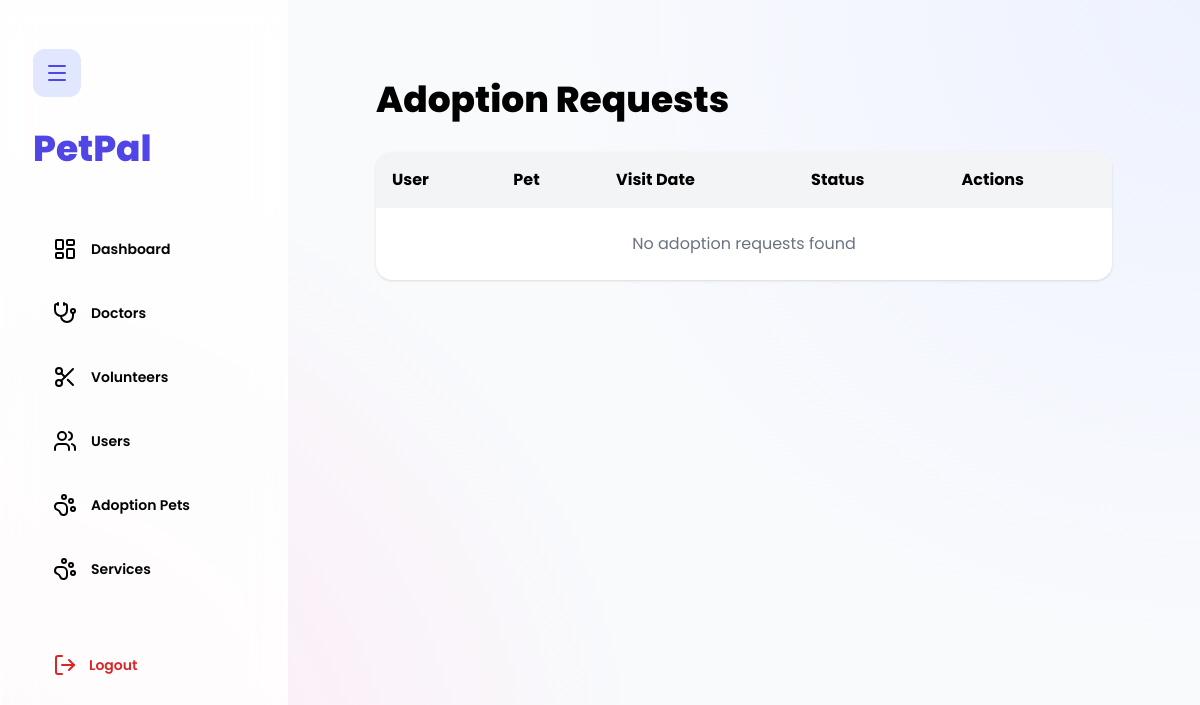
Page /petadmin/adoptions/ on the earlier database version.
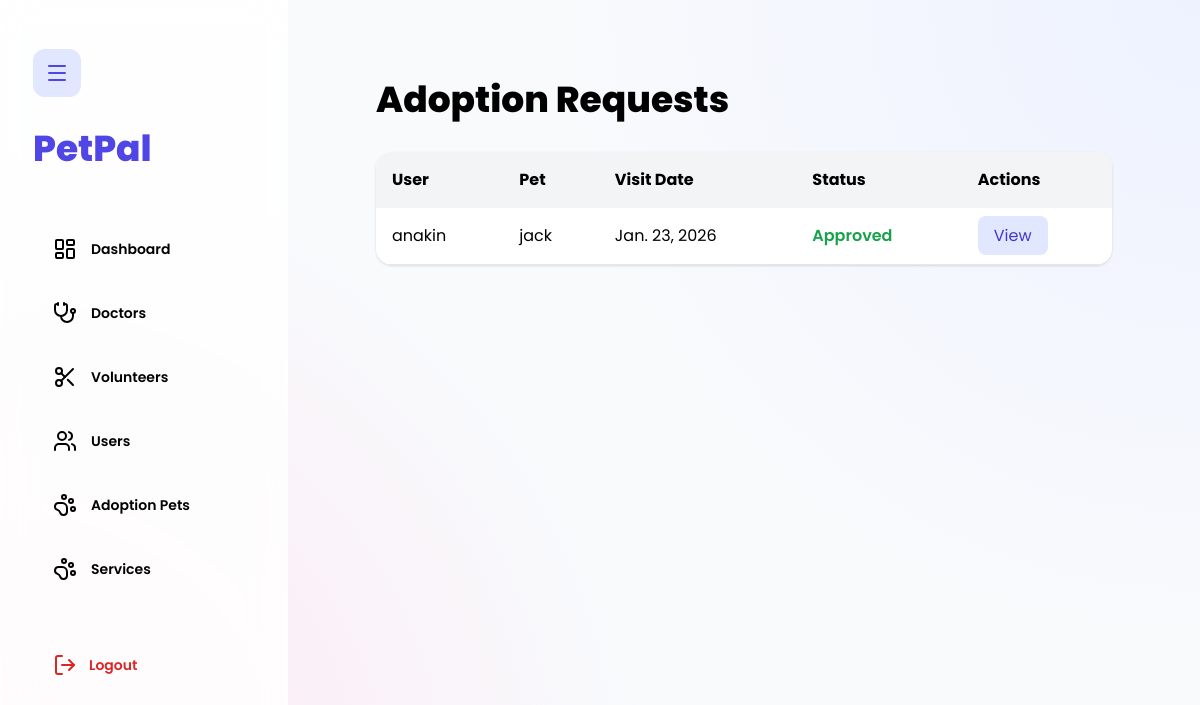
Same page on the later database version.
### petapp/models.py (models this page shows, shortened)
class AdoptionRequest(models.Model):
    user = models.ForeignKey(user_registration, on_delete=models.CASCADE)
    pet = models.ForeignKey(Pet, on_delete=models.CASCADE)
    status = models.CharField(
        max_length=20,
        choices=[
            ("Pending", "Pending"),
            ("Approved", "Approved"),
            ("Rejected", "Rejected")
        ],
        default="Pending"
    )
    visit_date = models.DateField(null=True, blank=True)
    created_at = models.DateTimeField(auto_now_add=True)

class user_registration(models.Model):
    name = models.CharField(max_length=100)
    username = models.CharField(max_length=100, unique=True)
    email = models.EmailField(unique=True)
    password = models.CharField(max_length=100)
    is_active = models.BooleanField(default=True)
    profile_image = models.ImageField(upload_to="profiles/", blank=True, null=True)
    is_email_verified = models.BooleanField(default=False)

class Pet(models.Model):
    STATUS_CHOICES = [
        ("available", "Available"),
        ("adopted", "Adopted"),
        ("hidden", "Hidden"),
    ]
    name = models.CharField(max_length=100)
    pet_type = models.CharField(max_length=100)
    age = models.PositiveIntegerField()
    description = models.TextField()
    image = models.ImageField(upload_to='pet_images/', blank=True, null=True)
    vaccinated = models.BooleanField(default=True)
    status = models.CharField(
        max_length=20,
        choices=STATUS_CHOICES,
        default="available"
    )

### Petadmin/views.py (the view)
# urls.py: path('adoptions/', views.adminAdoptions, name='adminAdoptions'),
def adminAdoptions(request):
    user_id = request.GET.get("user")
    adoptions = AdoptionRequest.objects.select_related("user", "pet")
    if user_id:
        adoptions = adoptions.filter(user_id=user_id)
        selected_user = user_registration.objects.get(id=user_id)
    else:
        selected_user = None
    return render(request, "Petadmin/adoptionRequest.html", {
        "adoptions": adoptions,
        "selected_user": selected_user
    })

### templates/Petadmin/adoptionRequest.html (shortened to what this page needs)
{% extends "petadmin/baseadmin.html" %}
{% block content %}
<div class="p-10">
  <h1 class="text-4xl font-extrabold mb-8">
    Adoption Requests
  </h1>
  <div class="bg-white rounded-2xl shadow overflow-hidden">
    <table class="w-full">
      <thead class="bg-gray-100">
        <tr>
          <th class="p-4 text-left">User</th>
          <th class="p-4 text-left">Pet</th>
          <th class="p-4 text-left">Visit Date</th>
          <th class="p-4 text-left">Status</th>
          <th class="p-4 text-left">Actions</th>
        </tr>
      </thead>
      <tbody>
        {% for a in adoptions %}
        <tr class="border-b">
          <td class="p-4">{{ a.user.name }}</td>
          <td class="p-4">{{ a.pet.name }}</td>
          <td class="p-4">{{ a.visit_date }}</td>
          <td class="p-4 font-semibold">
            {% if a.status == "Pending" %}
              <span class="text-yellow-600">Pending</span>
            {% elif a.status == "Approved" %}
              <span class="text-green-600">Approved</span>
            {% elif a.status == "Visited" %}
              <span class="text-blue-600">Visited</span>
            {% endif %}
          </td>
          <td class="p-4">
          <a href="{% url 'petadmin:adminAdoptionView' a.id %}"
   class="px-4 py-2 bg-indigo-100 text-indigo-700 rounded-lg hover:bg-indigo-200">
   View
</a>
          </td>
        </tr>
        {% empty %}
        <tr>
          <td colspan="5" class="p-6 text-center text-gray-500">
            No adoption requests found
          </td>
        </tr>
        {% endfor %}
      </tbody>
    </table>
  </div>
</div>
{% endblock %}

Differences in the rows shown:
added AdoptionRequest: user.name "anakin", pet.name "jack", visit_date "Jan. 23, 2026", status "Approved"
Other differences:
text no longer shown: "No adoption requests found"
